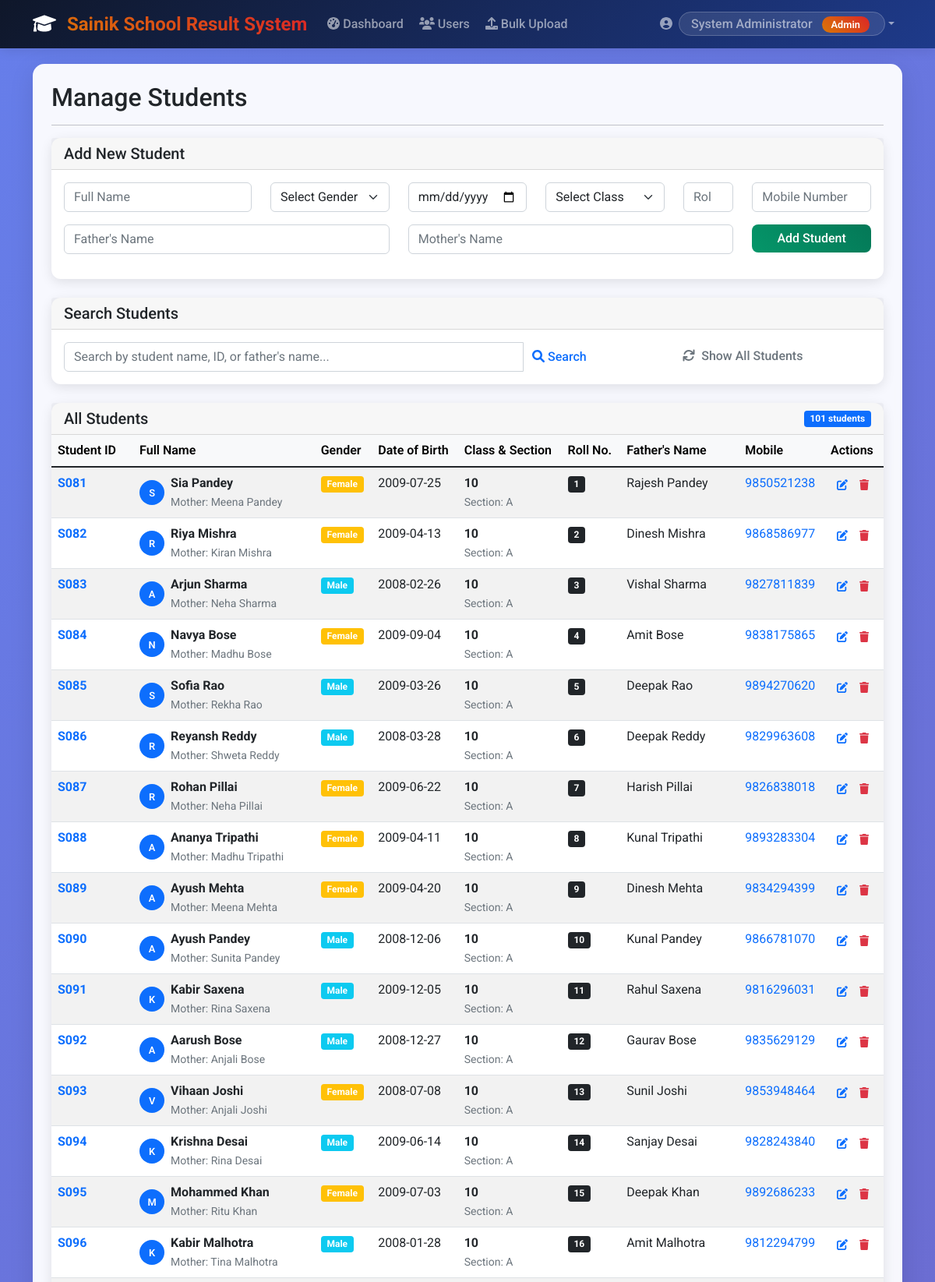
The app's page /admin/manage_students (signed in, upper part) with its own data.
### tables this page shows
CREATE TABLE users (
            id INTEGER PRIMARY KEY AUTOINCREMENT,
            username TEXT UNIQUE NOT NULL,
            password TEXT NOT NULL,
            role TEXT NOT NULL CHECK(role IN ('admin', 'teacher', 'student')),
            name TEXT NOT NULL,
            email TEXT,
            created_at TIMESTAMP DEFAULT CURRENT_TIMESTAMP
        );

CREATE TABLE students (
            id INTEGER PRIMARY KEY AUTOINCREMENT,
            student_id TEXT UNIQUE NOT NULL,
            full_name TEXT NOT NULL,
            gender TEXT NOT NULL CHECK(gender IN ('Male', 'Female', 'Other')),
            date_of_birth DATE NOT NULL,
            class_id INTEGER NOT NULL,
            roll_number INTEGER NOT NULL,
            fathers_name TEXT NOT NULL,
            mobile_number TEXT,
            mothers_name TEXT NOT NULL,
            created_at TIMESTAMP DEFAULT CURRENT_TIMESTAMP,
            updated_at TIMESTAMP DEFAULT CURRENT_TIMESTAMP,
            FOREIGN KEY (class_id) REFERENCES classes (id),
            UNIQUE(class_id, roll_number)
        );

CREATE TABLE classes (
            id INTEGER PRIMARY KEY AUTOINCREMENT,
            class_name TEXT NOT NULL UNIQUE,
            section TEXT,
            teacher_id INTEGER,
            FOREIGN KEY (teacher_id) REFERENCES users (id)
        );

### app.py (the view)
@app.route('/admin/manage_students')
@login_required
def manage_students():
    if current_user.role != 'admin':
        flash('Access denied!', 'danger')
        return redirect(url_for('index'))
    students = Student.get_all_students()
    classes = Class.get_all_classes()
    return render_template('manage_students.html', students=students, classes=classes)

### templates/manage_students.html (shortened to what this page needs)
{% extends "base.html" %}
{% block content %}
<div class="row">
    <div class="col-12">
        <h2>Manage Students</h2>
        <hr>
    </div>
</div>
<div class="row mb-4">
    <div class="col-12">
        <div class="card">
            <div class="card-header">
                <h5 class="card-title mb-0">Add New Student</h5>
            </div>
            <div class="card-body">
                <form id="addStudentForm">
                    <div class="row">
                        <div class="col-md-3 mb-3">
                            <input type="text" class="form-control" name="full_name" placeholder="Full Name" required>
                        </div>
                        <div class="col-md-2 mb-3">
                            <select class="form-select" name="gender" required>
                                <option value="">Select Gender</option>
                            </select>
                        </div>
                        <div class="col-md-2 mb-3">
                            <input type="date" class="form-control" name="date_of_birth" required>
                        </div>
                        <div class="col-md-2 mb-3">
                            <select class="form-select" name="class_id" required>
                                <option value="">Select Class</option>
                            </select>
                        </div>
                        <div class="col-md-1 mb-3">
                            <input type="number" class="form-control" name="roll_number" placeholder="Roll No" required min="1">
                        </div>
                        <div class="col-md-2 mb-3">
                            <input type="tel" class="form-control" name="mobile_number" placeholder="Mobile Number">
                        </div>
                    </div>
                    <div class="row">
                        <div class="col-md-5 mb-3">
                            <input type="text" class="form-control" name="fathers_name" placeholder="Father's Name" required>
                        </div>
                        <div class="col-md-5 mb-3">
                            <input type="text" class="form-control" name="mothers_name" placeholder="Mother's Name" required>
                        </div>
                        <div class="col-md-2 mb-3">
                            <button type="submit" class="btn btn-success w-100">Add Student</button>
                        </div>
                    </div>
                </form>
            </div>
        </div>
    </div>
</div>
<div class="row mb-4">
    <div class="col-12">
        <div class="card">
            <div class="card-header">
                <h5 class="card-title mb-0">Search Students</h5>
            </div>
            <div class="card-body">
                <form id="searchForm">
                    <div class="row">
                        <div class="col-md-8">
                            <div class="input-group">
                                <input type="text" class="form-control" id="searchQuery"
                                       placeholder="Search by student name, ID, or father's name...">
                                <button class="btn btn-outline-primary" type="submit">
                                    <i class="fas fa-search"></i> Search
                                </button>
                            </div>
                        </div>
                        <div class="col-md-4">
                            <button class="btn btn-outline-secondary w-100" type="button" id="resetSearch">
                                <i class="fas fa-refresh me-2"></i>Show All Students
                            </button>
                        </div>
                    </div>
                </form>
            </div>
        </div>
    </div>
</div>
<div class="row">
    <div class="col-12">
        <div class="card">
            <div class="card-header d-flex justify-content-between align-items-center">
                <h5 class="card-title mb-0">All Students</h5>
                <span class="badge bg-primary">{{ students|length }} students</span>
            </div>
            <div class="card-body p-0">
                <div class="table-responsive">
                    <table class="table table-striped">
                        <thead class="table-light">
                            <tr>
                                <th>Student ID</th>
                                <th>Full Name</th>
                                <th>Gender</th>
                                <th>Date of Birth</th>
                                <th>Class & Section</th>
                                <th>Roll No.</th>
                                <th>Father's Name</th>
                                <th>Mobile</th>
                                <th>Actions</th>
                            </tr>
                        </thead>
                        <tbody id="studentsTableBody">
                            {% for student in students %}
                            <tr>
                                <td>
                                    <strong class="text-primary">{{ student.student_id }}</strong>
                                </td>
                                <td>
                                    <div class="d-flex align-items-center">
                                        <div class="avatar-sm bg-primary rounded-circle text-white d-flex align-items-center justify-content-center me-2">
                                            {{ student.full_name[0] if student.full_name else '?' }}
                                        </div>
                                        <div>
                                            <strong>{{ student.full_name }}</strong>
                                            {% if student.mothers_name %}
                                            <br><small class="text-muted">Mother: {{ student.mothers_name }}</small>
                                            {% endif %}
                                        </div>
                                    </div>
                                </td>
                                <td>
                                    <span class="badge bg-{{ 'info' if student.gender == 'Male' else 'warning' if student.gender == 'Female' else 'secondary' }}">
                                        {{ student.gender }}
                                    </span>
                                </td>
                                <td>{{ student.date_of_birth or 'N/A' }}</td>
                                <td>
                                    <strong>{{ student.class_name or 'N/A' }}</strong>
                                    {% if student.section %}
                                    <br><small class="text-muted">Section: {{ student.section }}</small>
                                    {% endif %}
                                </td>
                                <td>
                                    <span class="badge bg-dark">{{ student.roll_number }}</span>
                                </td>
                                <td>{{ student.fathers_name or 'N/A' }}</td>
                                <td>
                                    {% if student.mobile_number %}
                                    <a href="tel:{{ student.mobile_number }}" class="text-decoration-none">
                                        {{ student.mobile_number }}
                                    </a>
                                    {% else %}
                                    <span class="text-muted">N/A</span>
                                    {% endif %}
                                </td>
                                <td>
                                    <div class="btn-group btn-group-sm">
                                        <a href="{{ url_for('edit_student', student_id=student.id) }}"
                                           class="btn btn-outline-primary" title="Edit">
                                            <i class="fas fa-edit"></i>
                                        </a>
                                        <button class="btn btn-outline-danger delete-student"
                                                data-student-id="{{ student.id }}"
                                                data-student-name="{{ student.full_name }}"
                                                title="Delete">
                                            <i class="fas fa-trash"></i>
                                        </button>
                                    </div>
                                </td>
                            </tr>
                            {% endfor %}
                        </tbody>
                    </table>
                </div>
            </div>
        </div>
    </div>
</div>
{% endblock %}

### templates/base.html (shortened to what this page needs)
<!DOCTYPE html>
<html lang="en">
<head>
    <link href="https://cdn.jsdelivr.net/npm/bootstrap@5.1.3/dist/css/bootstrap.min.css" rel="stylesheet">
    <link rel="stylesheet" href="https://cdnjs.cloudflare.com/ajax/libs/font-awesome/6.0.0/css/all.min.css">
    <link href="{{ url_for('static', filename='css/style.css') }}" rel="stylesheet">
</head>
<body>
    <nav class="navbar navbar-expand-lg navbar-dark bg-primary sticky-top">
        <div class="container">
            <a class="navbar-brand" href="{{ url_for('index') }}">
                <i class="fas fa-graduation-cap me-2"></i>
                Sainik School Result System
            </a>
            <div class="collapse navbar-collapse" id="navbarNav">
                <ul class="navbar-nav me-auto">
                    {% if current_user.is_authenticated %}
                        {% if current_user.role == 'admin' %}
                            <li class="nav-item">
                                <a class="nav-link" href="{{ url_for('admin_dashboard') }}">
                                    <i class="fas fa-tachometer-alt me-1"></i>Dashboard
                                </a>
                            </li>
                            <li class="nav-item">
                                <a class="nav-link" href="{{ url_for('manage_users') }}">
                                    <i class="fas fa-users me-1"></i>Users
                                </a>
                            </li>
                            <li class="nav-item">
                                <a class="nav-link" href="{{ url_for('upload_data') }}">
                                    <i class="fas fa-upload me-1"></i>Bulk Upload
                                </a>
                            </li>
                        {% endif %}
                    {% endif %}
                </ul>
                <div class="navbar-nav ms-auto">
                    {% if current_user.is_authenticated %}
                        <div class="nav-item dropdown">
                            <a class="nav-link dropdown-toggle" href="#" id="navbarDropdown" role="button" data-bs-toggle="dropdown">
                                <i class="fas fa-user-circle me-1"></i>
                                <span class="welcome-text">
                                    {{ current_user.name }}
                                    <span class="role-badge ms-2">{{ current_user.role|title }}</span>
                                </span>
                            </a>
                        </div>
                    {% else %}
                        <a class="nav-link" href="{{ url_for('login') }}">
                            <i class="fas fa-sign-in-alt me-1"></i>Login
                        </a>
                    {% endif %}
                </div>
            </div>
        </div>
    </nav>
    <div class="container">
        <div class="main-container p-4">
            {% block content %}{% endblock %}
        </div>
    </div>
</body>
</html>

### records on screen
users: name "System Administrator", role "Admin"
students: student_id "S081", full_name "S", full_name "Sia Pandey", mothers_name "Meena Pandey", gender "Female", date_of_birth "2009-07-25", class_name "10", section "A", roll_number "1", fathers_name "Rajesh Pandey", mobile_number "9850521238"
students: student_id "S082", full_name "R", full_name "Riya Mishra", mothers_name "Kiran Mishra", gender "Female", date_of_birth "2009-04-13", class_name "10", section "A", roll_number "2", fathers_name "Dinesh Mishra", mobile_number "9868586977"
students: student_id "S083", full_name "A", full_name "Arjun Sharma", mothers_name "Neha Sharma", gender "Male", date_of_birth "2008-02-26", class_name "10", section "A", roll_number "3", fathers_name "Vishal Sharma", mobile_number "9827811839"
students: student_id "S084", full_name "N", full_name "Navya Bose", mothers_name "Madhu Bose", gender "Female", date_of_birth "2009-09-04", class_name "10", section "A", roll_number "4", fathers_name "Amit Bose", mobile_number "9838175865"
students: student_id "S085", full_name "S", full_name "Sofia Rao", mothers_name "Rekha Rao", gender "Male", date_of_birth "2009-03-26", class_name "10", section "A", roll_number "5", fathers_name "Deepak Rao", mobile_number "9894270620"
students: student_id "S086", full_name "R", full_name "Reyansh Reddy", mothers_name "Shweta Reddy", gender "Male", date_of_birth "2008-03-28", class_name "10", section "A", roll_number "6", fathers_name "Deepak Reddy", mobile_number "9829963608"
students: student_id "S087", full_name "R", full_name "Rohan Pillai", mothers_name "Neha Pillai", gender "Female", date_of_birth "2009-06-22", class_name "10", section "A", roll_number "7", fathers_name "Harish Pillai", mobile_number "9826838018"
students: student_id "S088", full_name "A", full_name "Ananya Tripathi", mothers_name "Madhu Tripathi", gender "Female", date_of_birth "2009-04-11", class_name "10", section "A", roll_number "8", fathers_name "Kunal Tripathi", mobile_number "9893283304"
students: student_id "S089", full_name "A", full_name "Ayush Mehta", mothers_name "Meena Mehta", gender "Female", date_of_birth "2009-04-20", class_name "10", section "A", roll_number "9", fathers_name "Dinesh Mehta", mobile_number "9834294399"
students: student_id "S090", full_name "A", full_name "Ayush Pandey", mothers_name "Sunita Pandey", gender "Male", date_of_birth "2008-12-06", class_name "10", section "A", roll_number "10", fathers_name "Kunal Pandey", mobile_number "9866781070"
students: student_id "S091", full_name "K", full_name "Kabir Saxena", mothers_name "Rina Saxena", gender "Male", date_of_birth "2009-12-05", class_name "10", section "A", roll_number "11", fathers_name "Rahul Saxena", mobile_number "9816296031"
students: student_id "S092", full_name "A", full_name "Aarush Bose", mothers_name "Anjali Bose", gender "Male", date_of_birth "2008-12-27", class_name "10", section "A", roll_number "12", fathers_name "Gaurav Bose", mobile_number "9835629129"
students: student_id "S093", full_name "V", full_name "Vihaan Joshi", mothers_name "Anjali Joshi", gender "Female", date_of_birth "2008-07-08", class_name "10", section "A", roll_number "13", fathers_name "Sunil Joshi", mobile_number "9853948464"
students: student_id "S094", full_name "K", full_name "Krishna Desai", mothers_name "Rina Desai", gender "Male", date_of_birth "2009-06-14", class_name "10", section "A", roll_number "14", fathers_name "Sanjay Desai", mobile_number "9828243840"
students: student_id "S095", full_name "M", full_name "Mohammed Khan", mothers_name "Ritu Khan", gender "Female", date_of_birth "2009-07-03", class_name "10", section "A", roll_number "15", fathers_name "Deepak Khan", mobile_number "9892686233"
students: student_id "S096", full_name "K", full_name "Kabir Malhotra", mothers_name "Tina Malhotra", gender "Male", date_of_birth "2008-01-28", class_name "10", section "A", roll_number "16", fathers_name "Amit Malhotra", mobile_number "9812294799"

### other values on screen
{{ students|length }} "101"
